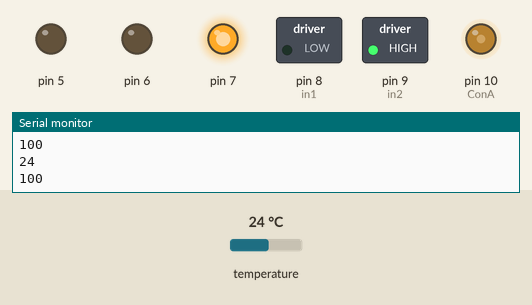
The sketch below on a simulated Arduino Uno, built with avr-gcc and run on an emulated ATmega328P. Shown: switched loads named in the sketch (green lamp = pin HIGH), output pins drawn as LEDs (lit = HIGH), the last lines printed to the serial monitor. The inputs (shaded band) are chosen by the test bench; at power-on: temperature 24 °C.

Above: at 1.2 s.
1.3 s: temperature set to 25.7 °C
At 2.5 s:
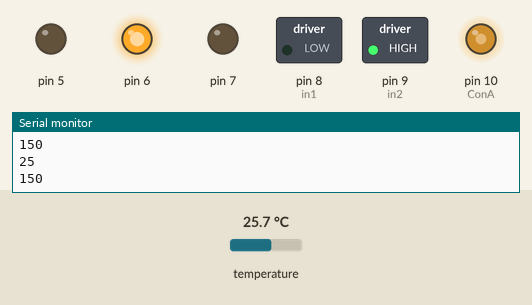
2.8 s: temperature set to 33 °C
At 3.9 s:
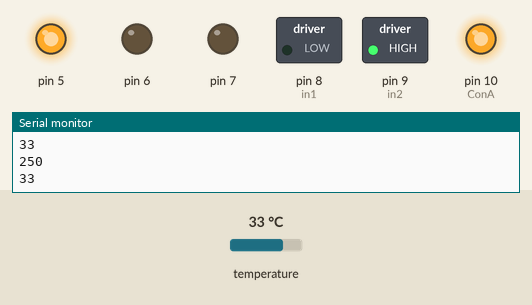
4.3 s: temperature set to 31.5 °C
5.8 s: temperature set to 30.6 °C
At 7.0 s:
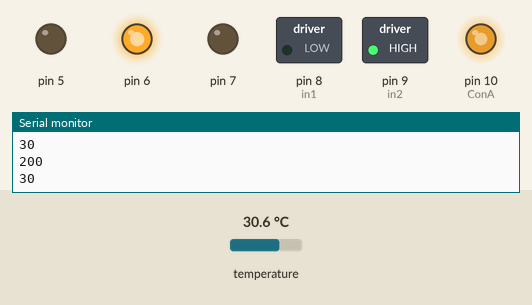
7.3 s: temperature set to 12 °C
At 8.6 s:
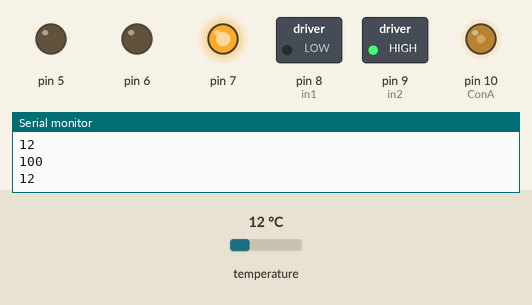
Timing chart, 0 to 9.8 s (numbered marks = the images above; inputs shaded):
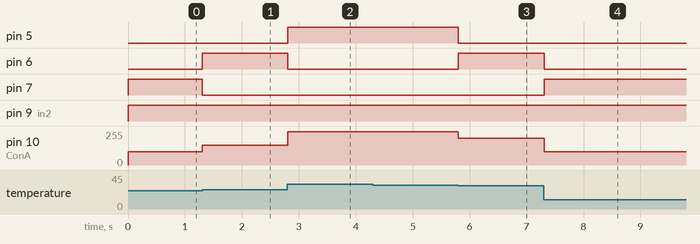

Measured:
- the behaviour switches between 24.9 and 25 °C on temperature (found by bisection; images 0 and 1)
- the behaviour switches between 31 and 30.9 °C on temperature (found by bisection; images 2 and 3)
- after the input at 1.3 s, pin 6: LOW → HIGH at once; pin 7: HIGH → LOW at once; pin 10 (ConA): 100/255 → 150/255 at once
- after the input at 2.8 s, pin 5: LOW → HIGH at once; pin 6: HIGH → LOW at once; pin 10 (ConA): 150/255 → 250/255 at once
- after the input at 5.8 s, pin 5: HIGH → LOW at once; pin 6: LOW → HIGH at once; pin 10 (ConA): 250/255 → 200/255 at once
- after the input at 7.3 s, pin 6: HIGH → LOW at once; pin 7: LOW → HIGH at once; pin 10 (ConA): 200/255 → 100/255 at once

The sketch:

oelCode.ino
```cpp
#include <SPI.h>
#include <Wire.h>
#include <Adafruit_BMP085.h>

int in1 = 8;
int in2 = 9;
int ConA = 10;

Adafruit_BMP085 bmp;

void setup() {
  Serial.begin(9600);
  pinMode(5, OUTPUT);
  pinMode(6, OUTPUT);
  pinMode(7, OUTPUT);
  pinMode(8, OUTPUT);
  pinMode(9, OUTPUT);
  pinMode(10, OUTPUT);

  if (!bmp.begin()) {
    Serial.println("Could not find a valid BMP085 sensor, check wiring!");
    while (1) {}
  }
}

void TurnMotor(int power) {
  digitalWrite(in1, LOW);
  digitalWrite(in2, HIGH);
  analogWrite(ConA, power);
}

void loop() {
    int temp = bmp.readTemperature();
    Serial.println(temp);

    if (temp > 30) {
      digitalWrite(5, HIGH);
      digitalWrite(6, LOW);
      digitalWrite(7, LOW);

      int motorSpeed = map(temp, 30, 35, 250, 250);
      // Adjust the upper temperature limit as needed

      TurnMotor(motorSpeed);
      Serial.println(motorSpeed);
    }
    else if (temp >= 25 && temp <= 30) {
      digitalWrite(5, LOW);
      digitalWrite(6, HIGH);
      digitalWrite(7, LOW);

      int motorSpeed = map(temp, 25, 30, 150, 200);
      // Adjust the temperature range and speed values as needed

      TurnMotor(motorSpeed);
      Serial.println(motorSpeed);
    }
    else if (temp < 25) {
      digitalWrite(5, LOW);
      digitalWrite(6, LOW);
      digitalWrite(7, HIGH);

      int motorSpeed = map(temp, 20, 25, 100, 100);
      // Adjust the lower temperature limit as needed

      TurnMotor(motorSpeed);
      Serial.println(motorSpeed);
    }
}
```
